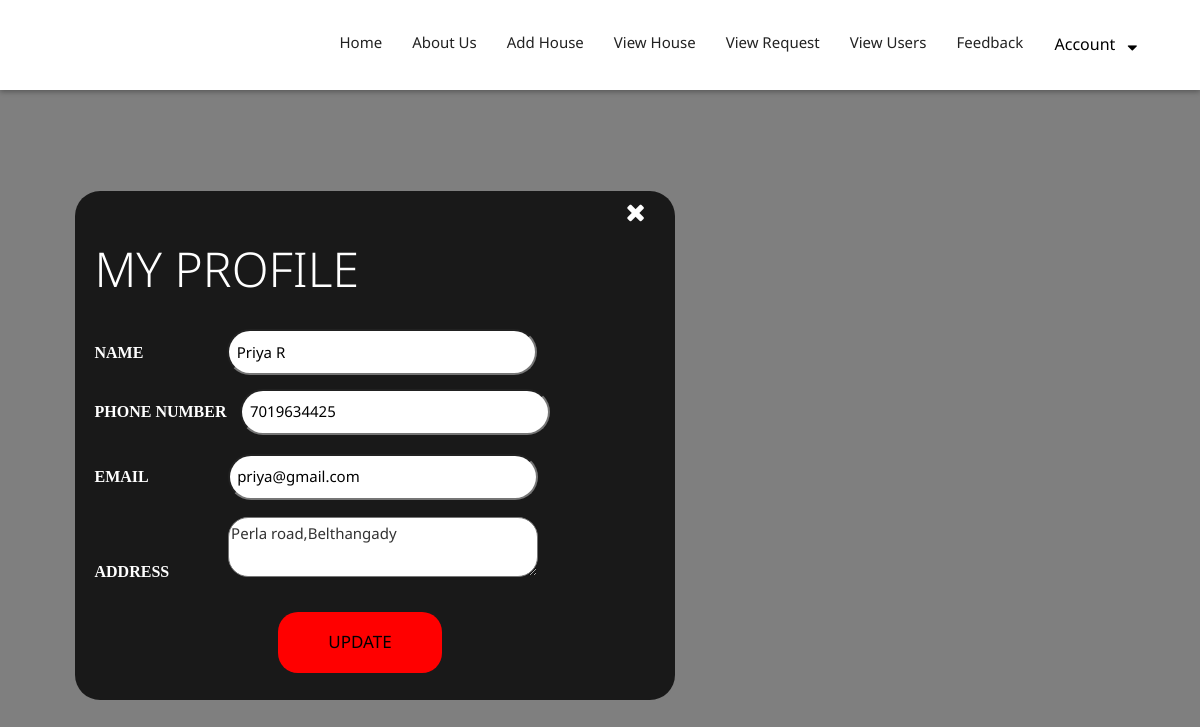
Screenshot of /ownerprofile.php (signed in) with the database file from the repository.
### tables this page shows
CREATE TABLE `owner` (
  `id` int(100) NOT NULL,
  `username` varchar(200) NOT NULL,
  `phone` varchar(200) NOT NULL,
  `email` varchar(200) NOT NULL,
  `addres` varchar(200) NOT NULL,
  `question` varchar(100) NOT NULL,
  `answer` varchar(100) NOT NULL,
  `password` varchar(200) NOT NULL
);

### ownerprofile.php (the view, shortened to what this page needs)
<?php
if(isset($_SESSION['owner']))
{
?>
<!DOCTYPE html>
<link rel="stylesheet" href="https://cdnjs.cloudflare.com/ajax/libs/font-awesome/4.7.0/css/font-awesome.min.css">
<html lang="en">
    <link rel="stylesheet" href="css/bootstrap.min.css">
    <link rel="stylesheet" href="style.css">
    <link rel="stylesheet" href="css/colors.css">
    <link rel="stylesheet" href="css/versions.css">
    <link rel="stylesheet" href="css/responsive.css">
    <link rel="stylesheet" href="css/custom.css">
</head>
<body class="realestate_version">
    <?php include('ownerheader.php')?>
	<div class="parallax first-section">
        <div class="container">
            <div class="row">
                <div class="col-md-6 wow slideInLeft hidden-xs hidden-sm">
				<?php
					include 'config.php';
					$sql1 = "select * from owner where email='".$_SESSION['owner']."'";
					$result1 = mysqli_query($con,$sql1);
					$num1=mysqlI_num_rows($result1);
					if($num1 > 0)
					{
						while($row1 = mysqli_fetch_array($result1))
						{
							$name=$row1['username'];
							$email=$row1['email'];
							$phone=$row1['phone'];
							$address=$row1['addres'];
			?>
				<div class="wrapper">
<form method="post" action="#" class="form-area" style="margin-bottom:-90px;" >
<div class="details-area" ><a href="ownerhome.php"><i class="fa fa-close" style="float:right;margin-right:-20px;margin-top:-10px;font-size:25px;color:white;"></i></a>
<h2 style="color:white;">MY PROFILE</h2>
<label for="name">Name</label>
<input type="text" name="username" value="<?php echo $name;?>" style="margin:0px 80px;width:310px;margin-bottom:0.8em;" >
<p><label for="phone">Phone number</label>
<input type="text" name="phone" value="<?php echo $phone;?>" style="margin:0px 10px;width:310px;">
<p><label for="email">Email</label>
<input type="text" name="email"  value="<?php echo $email;?>" style="margin:0px 75px; width:310px;"  readonly="true">
<p><label for="address">Address</label>
<textarea type="text" name="address" style="margin:0px 55px; width:310px;border-radius:20px;" ><?php echo $address; ?></textarea>
<p><center><button type="submit" name="update"style="border-radius:20px;">UPDATE</button></center>
</div>
</form>
</div>
<?php
						}
					}
					?>
                </div>
				<div class="col-md-6 col-sm-12">
                </div>
            </div>
        </div>
    </div>
</body>
</html>
<?php
}
else
{
	echo "<script> location.href='ownerlogin.php'; </script>";
}
?>

### style.css (style rules this page uses)
body { color: #333; font-size: 15px; font-family: 'Noto Sans', sans-serif; line-height: 1.80857; }
a { color: #1f1f1f; text-decoration: none !important; outline: none !important; -webkit-transition: all .3s ease-in-out; -moz-transition: all .3s ease-in-out; -ms-transition: all .3s ease-in-out; -o-transition: all .3s ease-in-out; transition: all .3s ease-in-out; }
h1, h2, h3, h4, h5, h6 { letter-spacing: 0; font-weight: normal; position: relative; padding: 0 0 10px 0; font-weight: normal; line-height: 120% !important; color: #1f1f1f; margin: 0 }
h2 { font-size: 22px }
a { color: #1f1f1f; text-decoration: none; outline: none; }
a, .btn { text-decoration: none !important; outline: none !important; -webkit-transition: all .3s ease-in-out; -moz-transition: all .3s ease-in-out; -ms-transition: all .3s ease-in-out; -o-transition: all .3s ease-in-out; transition: all .3s ease-in-out; }
input, textarea { outline: none; box-shadow: none; transition: all 0.3s ease-in-out; }
.parallax { background-attachment: fixed; background-size: cover; height: 100%; padding: 120px 0; position: relative; width: 100%; }
.first-section { display: block; position: relative; overflow:hidden; }
.first-section::before { content: ""; position: absolute; width: 100%; height: 100%; top: 0px; left: 0px; background: rgba(0,0,0,0.5); }
.first-section h2 { color: #ffffff; font-size: 52px; font-weight: 300; text-transform: capitalize; display: block; margin: 0; padding: 30px 0 30px; position: relative; }

### css/versions.css (style rules this page uses)
body.realestate_version .first-section { display: block; position: relative; display: -webkit-box; display: -ms-flexbox; display: flex; -webkit-box-align: center; -ms-flex-align: center; align-items: center; }

### css/responsive.css (style rules this page uses)
@media (max-width: 1200px) { .container { width: 90%; } }
@media (max-width: 1200px) { .first-section h2 { font-size: 48px; } }

### css/slideshow.css (style rules this page uses)
html { min-height: 100%; }
body, html { height: 100%; }

### ownerprofile.php (style rules this page uses)
* { box-sizing:border-box; }
.wrapper { width:600px; margin:5% auto; }
.form-area { display:flex; background:rgba(0,0,0,0.8); border-radius:25px; padding:1.3em; }
.details-area { flex:1; order:1; margin-right:2em; }
.details-area input { width:50%; background:tranparent; color:black; border-radius:40px; }
.details-area input, .details-area button { padding:0.5em; margin-bottom:0.4em; }
.details-area button { background:red; color:black; border:0; padding:15px 50px; font-size:17px; text-transform:uppercase; }
label { color:#fff; text-transform:uppercase; line-height:50px; font-family:calibri; font-size:16px; }

### rows the page displays
owner: username "Priya R", phone "7019634425", email "priya@gmail.com", address "Perla road,Belthangady"
